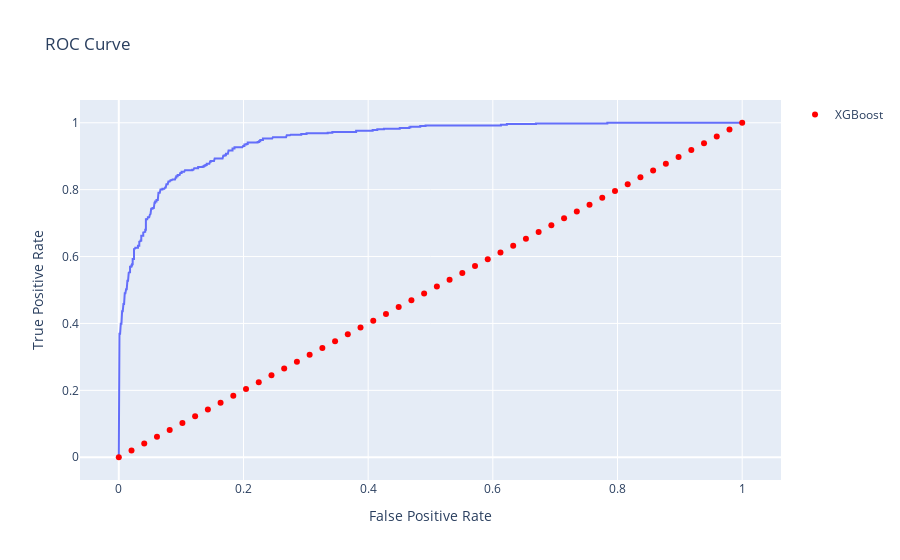

Notebook cell for this chart:
### Code cell
fpr, tpr, _ = roc_curve(y_test, y_xgb_score)

roc_df = pd.DataFrame({'fpr': fpr, 'tpr': tpr})
ref_df = pd.DataFrame({'fpr': np.linspace(0, 1, 50), 'tpr': np.linspace(0, 1, 50)})

fig = px.line(roc_df, x='fpr', y='tpr', title='ROC Curve', labels={'fpr': 'False Positive Rate', 'tpr': 'True Positive Rate'})
fig.add_scatter(x=ref_df['fpr'], y=ref_df['tpr'], mode='markers', name='XGBoost', marker=dict(color='red'))
fig.show()

### Figure 1 — Plotly figure (JSON) as saved in the notebook; plotly's stock layout.template omitted (floating-point values rounded to 4 significant figures; data arrays with more than 128 entries replaced by an {"elided": "..."} marker saying what was removed)
{"data": [{"hovertemplate": "False Positive Rate=%{x}<br>True Positive Rate=%{y}<extra></extra>", "legendgroup": "", "line": {"color": "#636efa", "dash": "solid"}, "marker": {"symbol": "circle"}, "mode": "lines", "name": "", "orientation": "v", "showlegend": false, "type": "scatter", "x": {"elided": "241 float values"}, "xaxis": "x", "y": {"elided": "241 float values"}, "yaxis": "y"}, {"marker": {"color": "red"}, "mode": "markers", "name": "XGBoost", "type": "scatter", "x": [0.0, 0.02041, 0.04082, 0.06122, 0.08163, 0.102, 0.1224, 0.1429, 0.1633, 0.1837, 0.2041, 0.2245, 0.2449, 0.2653, 0.2857, 0.3061, 0.3265, 0.3469, 0.3673, 0.3878, 0.4082, 0.4286, 0.449, 0.4694, 0.4898, 0.5102, 0.5306, 0.551, 0.5714, 0.5918, 0.6122, 0.6327, 0.6531, 0.6735, 0.6939, 0.7143, 0.7347, 0.7551, 0.7755, 0.7959, 0.8163, 0.8367, 0.8571, 0.8776, 0.898, 0.9184, 0.9388, 0.9592, 0.9796, 1.0], "y": [0.0, 0.02041, 0.04082, 0.06122, 0.08163, 0.102, 0.1224, 0.1429, 0.1633, 0.1837, 0.2041, 0.2245, 0.2449, 0.2653, 0.2857, 0.3061, 0.3265, 0.3469, 0.3673, 0.3878, 0.4082, 0.4286, 0.449, 0.4694, 0.4898, 0.5102, 0.5306, 0.551, 0.5714, 0.5918, 0.6122, 0.6327, 0.6531, 0.6735, 0.6939, 0.7143, 0.7347, 0.7551, 0.7755, 0.7959, 0.8163, 0.8367, 0.8571, 0.8776, 0.898, 0.9184, 0.9388, 0.9592, 0.9796, 1.0]}], "layout": {"legend": {"tracegroupgap": 0}, "title": {"text": "ROC Curve"}, "xaxis": {"anchor": "y", "domain": [0, 1], "title": {"text": "False Positive Rate"}}, "yaxis": {"anchor": "x", "domain": [0, 1], "title": {"text": "True Positive Rate"}}}}
